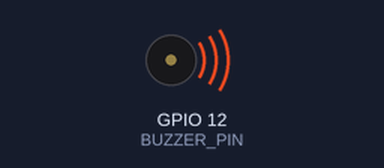
A program run on a simulated Raspberry Pi (BCM pin numbers). On the bench: buzzer (waves = sounding). At 16.0 s the program stops and its outputs stay as they are.

Above: at 0.1 s.
At 16.1 s:
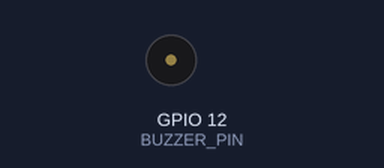
Timing chart, 0 to 17.5 s (numbered marks = the images above):
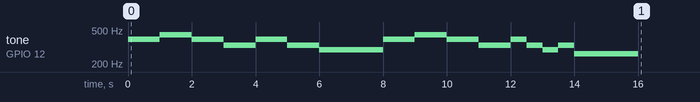

Measured:
- by itself, tone on GPIO 12 (BUZZER_PIN): plays 392 Hz for 1.0 s, 440 Hz for 1.0 s, 392 Hz for 1.0 s, 330 Hz for 1.0 s, 392 Hz for 1.0 s, 330 Hz for 1.0 s … (16 notes in this stretch)

The program:

piezo_buzzer_task.py
```python
import RPi.GPIO as GPIO
import time

BUZZER_PIN = 12

GPIO.setmode(GPIO.BCM)
GPIO.setup(BUZZER_PIN, GPIO.OUT)

pwm = GPIO.PWM(BUZZER_PIN, 1)
pwm.start(10)

melody = [0, 262, 294, 330, 349, 392, 440, 494, 523]
#      솔 솔 라 라 솔 솔 미  솔 솔 미 미 레
#      솔 솔 라 라 솔 솔 미  솔 미 레 미 도
idx = [5, 5, 6, 6, 5, 5, 3,  5, 5, 3, 3, 2,
       5, 5, 6, 6, 5, 5, 3,  5, 3, 2, 3, 1]

try:
    for i in range(0, len(idx)):
        pwm.ChangeFrequency(melody[idx[i]])
        if i == 6 or i == 18:
            time.sleep(1)
        elif i == 11 or i == 23:
            time.sleep(2)
        else:
            time.sleep(0.5)

finally:
    pwm.stop()
    GPIO.cleanup()
```
